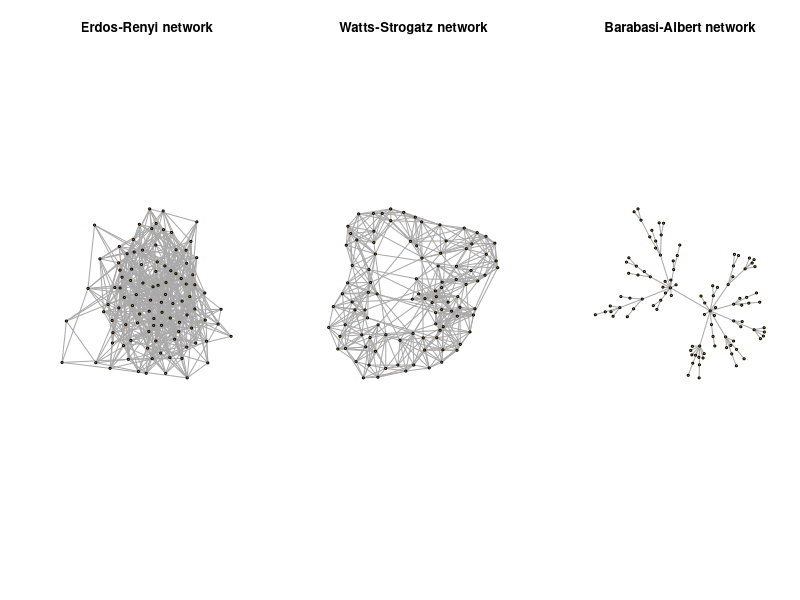
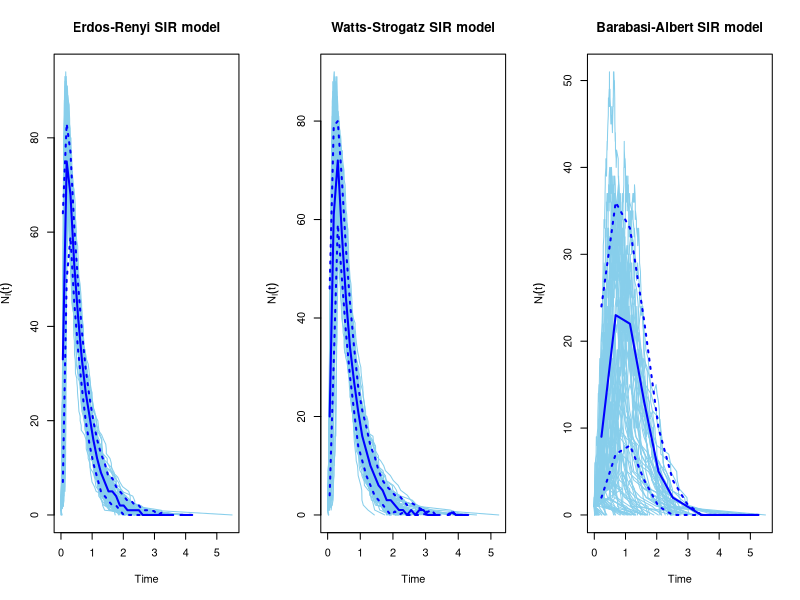

The R source for these figures, in order:
# Test exercises with ER, WS and BA network models
# Import libraries 
library(igraph)

# Set a seed
set.seed(100)

# Create the models 
ER_g <- erdos.renyi.game(n = 100, p = 0.1)  

WS_g <- sample_smallworld(dim = 1, size = 100, 
                          nei = 5, p = 0.05) # dim of lattice, Nv, neighborhood 
                                             # within v are connected, rewiring p 

BA_g <- sample_pa(n = 100, power = 1, directed = FALSE) 

# Set number of figures to show 
par(mfrow=c(1, 3))

# Plot toy networks 
plot(ER_g, layout = layout_nicely(ER_g), vertex.label=NA, vertex.size=2.5) + title("Erdos-Renyi network")

plot(WS_g, layout = layout_nicely(WS_g), vertex.label=NA, vertex.size=2.5) + title("Watts-Strogatz network")

plot(BA_g, layout = layout_nicely(BA_g), vertex.label=NA, vertex.size=2.5) + title("Barabasi-Albert network")

# Apply SIR model in the networks 
SIR_ER <- sir(ER_g, beta= 5, gamma = 2)

SIR_WS <- sir(WS_g, beta= 5, gamma = 2)

SIR_BA <- sir(BA_g, beta= 5, gamma = 2)

# Plot SIR models 
plot(SIR_ER) + title("Erdos-Renyi SIR model")

plot(SIR_WS) + title("Watts-Strogatz SIR model")

plot(SIR_BA) + title("Barabasi-Albert SIR model")